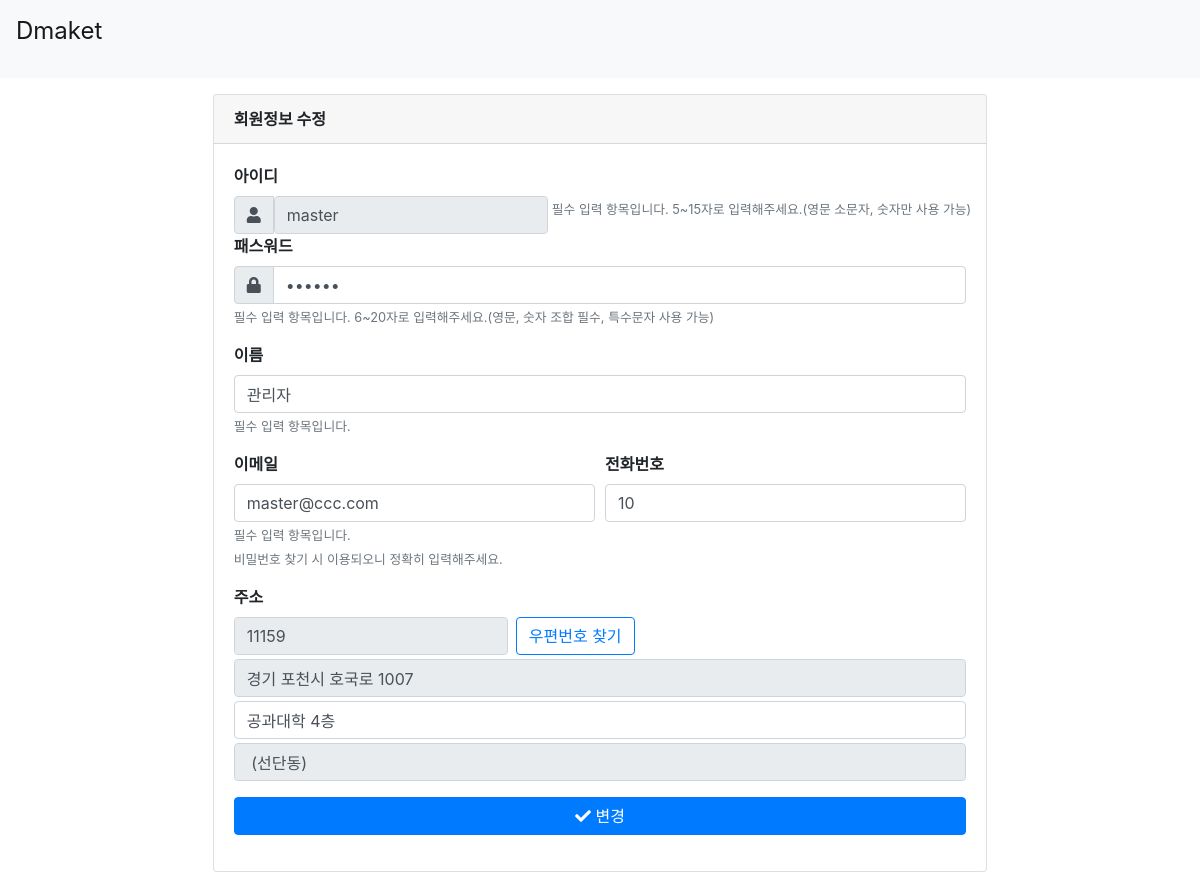
Screenshot of /signmodify.php (signed in) with the database file from the repository.
### tables this page shows
CREATE TABLE `user` (
  `userid` varchar(15) NOT NULL,
  `pwd` varchar(20) NOT NULL,
  `name` varchar(10) NOT NULL,
  `email` varchar(30) NOT NULL,
  `phone` varchar(13) NOT NULL,
  `ADDRESS_ZIPCODE` int(5) NOT NULL,
  `ADDRESS_ROAD` varchar(30) NOT NULL,
  `ADDRESS_DETAIL` varchar(30) NOT NULL,
  `ADDRESS_SUBDETAIL` varchar(30) NOT NULL,
  PRIMARY KEY (`userid`)
);

### signmodify.php (the view, shortened to what this page needs)
<!DOCTYPE html>
<html>
    <link href="bootstrap.min.css" type="text/css" rel="stylesheet">
    <link rel="stylesheet" href="https://use.fontawesome.com/releases/v5.7.0/css/all.css"
>
    <body>
        <?php
        include_once('dbconn.php');
        $userid = $_SESSION['userid'];
        $sql = "select * from user where userid = '$userid'";
        $result = $conn->query($sql);
        if(isset($result) && $result->num_rows > 0) {
            $row = $result->fetch_assoc();
        ?>
        <nav class="navbar navbar-expand-lg navbar-light bg-light">
            <p class="navbar-brand" style="font-size: 150%;">Dmaket</p>
        </nav>
    <div class="container mt-3">
        <div class="row justify-content-center">
            <div class="col-30">
                <div class="card">
                <div class="card-header font-weight-bold">회원정보 수정</div>
                <div class="card-body">
                <form action="signmodproc.php" method="POST">
                    <div class="form-group col-30">
                        <label for="userid" class="font-weight-bold">아이디</label>
                        <div class="form-row">
                            <div class="input-group col">
                                <div class="input-group-prepend">
                                    <span class="input-group-text"><span class="fas fa-user"></span></span>
                                <input type="text" class="form-control ime-mode" placeholder="아이디" name="userid" id="userid" value="<?=$row['userid']?>" readonly
                                    pattern=".*(?=.{5,15})(?=.*[0-9a-zA-Z]).*" maxlength="15" required>
                            </div>
                        </div>
                        <small class="form-text text-muted">필수 입력 항목입니다. 5~15자로 입력해주세요.(영문 소문자, 숫자만 사용 가능)</small>
                    </div>
                    <label for="pwd" class="font-weight-bold">패스워드</label>
                    <div class="form-group">
                        <div class="form-row">
                            <div class="input-group col">
                                <div class="input-group-prepend">
                                    <span class="input-group-text"><span class="fas fa-lock"></span></span>
                                </div>
                                <input type="password" class="form-control pwbox" placeholder="패스워드" name="pwd" id="pwd1" maxlength="20" value="<?=$row['pwd']?>" required>
                            </div>
                        </div>
                        <small class="form-text text-muted">필수 입력 항목입니다. 6~20자로 입력해주세요.(영문, 숫자 조합 필수, 특수문자 사용 가능)</small>
                    </div>
                    <div class="form-row">
                        <div class="form-group col">
                            <label for="name" class="font-weight-bold">이름</label>
                            <input type="text" class="form-control" placeholder="홍길동" name="name" id="name" required value="<?=$row['name']?>">
                            <small class="form-text text-muted">필수 입력 항목입니다.</small>
                        </div>
                    </div>
                    <div class="form-row">
                        <div class="form-group col">
                            <label for="email" class="font-weight-bold">이메일</label>
                            <input type="email" class="form-control" name="email" id="email" placeholder="username@example.com" value="<?=$row['email']?>"
                                required>
                            <small class="form-text text-muted">필수 입력 항목입니다.</small>
                            <small class="form-text text-muted">비밀번호 찾기 시 이용되오니 정확히 입력해주세요.</small>
                        </div>
                        <div class="form-group col">
                            <label for="phone" class="font-weight-bold">전화번호</label>
                            <input type="tel" onkeyup="inputTelNumber(this)" class="form-control"
                                pattern="[0-9]{2,3}-[0-9]{3,4}-[0-9]{4}" maxlength="13" placeholder="010-1234-5678" name="phone" value="<?=$row['phone']?>"
                                id="phone">
                        </div>
                    </div>
                    <div class="form-group">
                        <label for="" class="font-weight-bold">주소</label>
                        <div class="form-inline">
                            <input type="text" class="form-control" id="postcode" name="ADDRESS_ZIPCODE" placeholder="우편번호" value="<?=$row['ADDRESS_ZIPCODE']?>"
                                readonly>
                            <input type="button" class="btn btn-outline-primary ml-2" onclick="execDaumPostcode()"
                                value="우편번호 찾기"><br>
                        </div>
                        <input type="text" class="form-control my-1" id="roadAddress" name="ADDRESS_ROAD" placeholder="도로명주소" value="<?=$row['ADDRESS_ROAD']?>"
                            readonly>
                        <input type="text" class="form-control my-1" id="detailAddress" name="ADDRESS_DETAIL" placeholder="상세주소" value="<?=$row['ADDRESS_DETAIL']?>">
                        <input type="text" class="form-control mt-1" id="extraAddress" name="ADDRESS_SUBDETAIL" placeholder="참고항목" value="<?=$row['ADDRESS_SUBDETAIL']?>"
                            readonly>
                    </div>
                    <button type="submit" class="col-12 btn btn-primary" id="submit">
                        <span class="fas fa-check"></span>
                        변경
                    </button>
                </div>
            </div>
        </div>
    </div>
    <?php }
            else{
                session_destroy();
                echo "<script>alert('로그인한 사용자의 데이터를 읽을 수 없습니다.')
                    history.go(-1)</script>";
            }
        ?>
</body>
</html>

### rows the page displays
user: userid "master", name "관리자", email "master@ccc.com", phone "10", ADDRESS_ZIPCODE "11159", ADDRESS_ROAD "경기 포천시 호국로 1007", ADDRESS_DETAIL "공과대학 4층", ADDRESS_SUBDETAIL "(선단동)"
